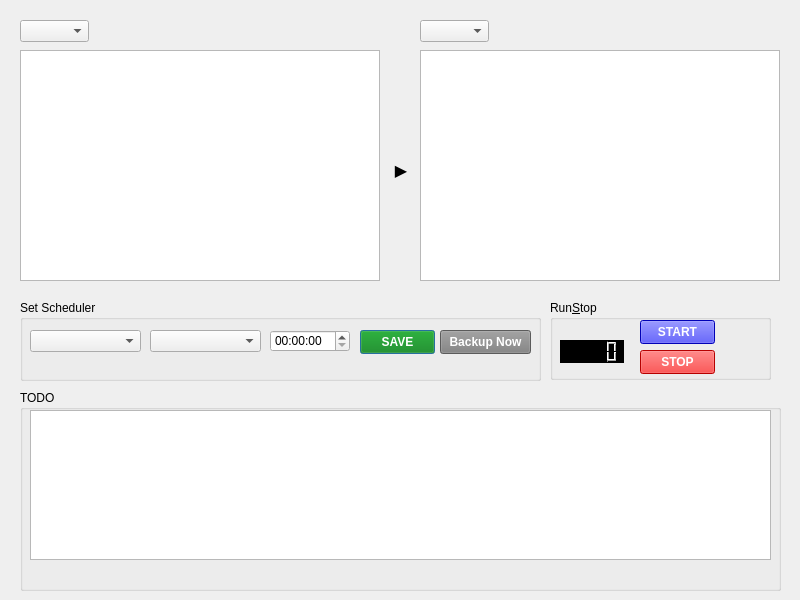
<?xml version="1.0" encoding="UTF-8"?>
<ui version="4.0">
 <class>File</class>
 <widget class="QDialog" name="File">
  <property name="geometry">
   <rect>
    <x>0</x>
    <y>0</y>
    <width>800</width>
    <height>600</height>
   </rect>
  </property>
  <property name="minimumSize">
   <size>
    <width>800</width>
    <height>600</height>
   </size>
  </property>
  <property name="maximumSize">
   <size>
    <width>800</width>
    <height>600</height>
   </size>
  </property>
  <property name="windowTitle">
   <string>File Backup Scheduler</string>
  </property>
  <widget class="QTreeView" name="treeView_tgt">
   <property name="geometry">
    <rect>
     <x>20</x>
     <y>50</y>
     <width>360</width>
     <height>231</height>
    </rect>
   </property>
   <property name="autoFillBackground">
    <bool>true</bool>
   </property>
   <property name="styleSheet">
    <string notr="true"/>
   </property>
   <property name="frameShape">
    <enum>QFrame::StyledPanel</enum>
   </property>
   <property name="sizeAdjustPolicy">
    <enum>QAbstractScrollArea::AdjustToContentsOnFirstShow</enum>
   </property>
  </widget>
  <widget class="QTreeView" name="treeView_dst">
   <property name="geometry">
    <rect>
     <x>420</x>
     <y>50</y>
     <width>360</width>
     <height>231</height>
    </rect>
   </property>
  </widget>
  <widget class="QGroupBox" name="groupBox">
   <property name="geometry">
    <rect>
     <x>20</x>
     <y>390</y>
     <width>761</width>
     <height>201</height>
    </rect>
   </property>
   <property name="title">
    <string>TODO</string>
   </property>
   <widget class="QTableView" name="tableView_todo">
    <property name="geometry">
     <rect>
      <x>10</x>
      <y>20</y>
      <width>741</width>
      <height>150</height>
     </rect>
    </property>
    <property name="iconSize">
     <size>
      <width>10</width>
      <height>10</height>
     </size>
    </property>
    <property name="gridStyle">
     <enum>Qt::SolidLine</enum>
    </property>
    <attribute name="horizontalHeaderDefaultSectionSize">
     <number>150</number>
    </attribute>
   </widget>
  </widget>
  <widget class="QLabel" name="label_3">
   <property name="geometry">
    <rect>
     <x>377</x>
     <y>150</y>
     <width>48</width>
     <height>41</height>
    </rect>
   </property>
   <property name="font">
    <font>
     <pointsize>12</pointsize>
     <weight>50</weight>
     <bold>false</bold>
    </font>
   </property>
   <property name="text">
    <string>▶</string>
   </property>
   <property name="alignment">
    <set>Qt::AlignCenter</set>
   </property>
  </widget>
  <widget class="QGroupBox" name="groupBox_2">
   <property name="geometry">
    <rect>
     <x>20</x>
     <y>300</y>
     <width>521</width>
     <height>81</height>
    </rect>
   </property>
   <property name="title">
    <string>Set Scheduler</string>
   </property>
   <widget class="QPushButton" name="btn_save">
    <property name="geometry">
     <rect>
      <x>340</x>
      <y>30</y>
      <width>75</width>
      <height>24</height>
     </rect>
    </property>
    <property name="sizePolicy">
     <sizepolicy hsizetype="Minimum" vsizetype="Expanding">
      <horstretch>0</horstretch>
      <verstretch>0</verstretch>
     </sizepolicy>
    </property>
    <property name="styleSheet">
     <string notr="true">background-color: green; color: white; font-weight: bold;</string>
    </property>
    <property name="text">
     <string>SAVE</string>
    </property>
   </widget>
   <widget class="QComboBox" name="comb_1">
    <property name="geometry">
     <rect>
      <x>10</x>
      <y>30</y>
      <width>111</width>
      <height>22</height>
     </rect>
    </property>
   </widget>
   <widget class="QComboBox" name="comb_2">
    <property name="geometry">
     <rect>
      <x>130</x>
      <y>30</y>
      <width>111</width>
      <height>22</height>
     </rect>
    </property>
   </widget>
   <widget class="QTimeEdit" name="timeEdit">
    <property name="geometry">
     <rect>
      <x>250</x>
      <y>30</y>
      <width>80</width>
      <height>22</height>
     </rect>
    </property>
    <property name="maximumSize">
     <size>
      <width>80</width>
      <height>16777215</height>
     </size>
    </property>
    <property name="minimumTime">
     <time>
      <hour>0</hour>
      <minute>0</minute>
      <second>0</second>
     </time>
    </property>
    <property name="currentSection">
     <enum>QDateTimeEdit::AmPmSection</enum>
    </property>
    <property name="calendarPopup">
     <bool>true</bool>
    </property>
   </widget>
   <widget class="QPushButton" name="btn_copy">
    <property name="geometry">
     <rect>
      <x>420</x>
      <y>30</y>
      <width>91</width>
      <height>24</height>
     </rect>
    </property>
    <property name="styleSheet">
     <string notr="true">background-color: gray; color: white; font-weight: bold;</string>
    </property>
    <property name="text">
     <string>Backup Now</string>
    </property>
   </widget>
   <widget class="QLabel" name="label_time">
    <property name="geometry">
     <rect>
      <x>330</x>
      <y>30</y>
      <width>48</width>
      <height>21</height>
     </rect>
    </property>
    <property name="text">
     <string/>
    </property>
   </widget>
  </widget>
  <widget class="QComboBox" name="drive_combo_tgt">
   <property name="geometry">
    <rect>
     <x>20</x>
     <y>20</y>
     <width>69</width>
     <height>22</height>
    </rect>
   </property>
  </widget>
  <widget class="QComboBox" name="drive_combo_dst">
   <property name="geometry">
    <rect>
     <x>420</x>
     <y>20</y>
     <width>69</width>
     <height>22</height>
    </rect>
   </property>
  </widget>
  <widget class="QGroupBox" name="groupBox_3">
   <property name="geometry">
    <rect>
     <x>550</x>
     <y>300</y>
     <width>221</width>
     <height>80</height>
    </rect>
   </property>
   <property name="title">
    <string>Run&amp;Stop</string>
   </property>
   <widget class="QPushButton" name="btn_get_status">
    <property name="geometry">
     <rect>
      <x>90</x>
      <y>20</y>
      <width>75</width>
      <height>24</height>
     </rect>
    </property>
    <property name="autoFillBackground">
     <bool>false</bool>
    </property>
    <property name="styleSheet">
     <string notr="true">background-color: blue; color: white; font-weight: bold;</string>
    </property>
    <property name="text">
     <string>START</string>
    </property>
   </widget>
   <widget class="QPushButton" name="btn_stop_status">
    <property name="geometry">
     <rect>
      <x>90</x>
      <y>50</y>
      <width>75</width>
      <height>24</height>
     </rect>
    </property>
    <property name="styleSheet">
     <string notr="true">background-color: red; color: white; font-weight: bold;</string>
    </property>
    <property name="text">
     <string>STOP</string>
    </property>
   </widget>
   <widget class="QLCDNumber" name="lcd_timer">
    <property name="geometry">
     <rect>
      <x>10</x>
      <y>40</y>
      <width>64</width>
      <height>23</height>
     </rect>
    </property>
    <property name="palette">
     <palette>
      <active>
       <colorrole role="WindowText">
        <brush brushstyle="SolidPattern">
         <color alpha="255">
          <red>255</red>
          <green>255</green>
          <blue>255</blue>
         </color>
        </brush>
       </colorrole>
       <colorrole role="Button">
        <brush brushstyle="SolidPattern">
         <color alpha="255">
          <red>0</red>
          <green>0</green>
          <blue>0</blue>
         </color>
        </brush>
       </colorrole>
       <colorrole role="Text">
        <brush brushstyle="SolidPattern">
         <color alpha="255">
          <red>0</red>
          <green>0</green>
          <blue>0</blue>
         </color>
        </brush>
       </colorrole>
       <colorrole role="Base">
        <brush brushstyle="SolidPattern">
         <color alpha="255">
          <red>0</red>
          <green>0</green>
          <blue>0</blue>
         </color>
        </brush>
       </colorrole>
       <colorrole role="Window">
        <brush brushstyle="SolidPattern">
         <color alpha="255">
          <red>0</red>
          <green>0</green>
          <blue>0</blue>
         </color>
        </brush>
       </colorrole>
      </active>
      <inactive>
       <colorrole role="WindowText">
        <brush brushstyle="SolidPattern">
         <color alpha="255">
          <red>255</red>
          <green>255</green>
          <blue>255</blue>
         </color>
        </brush>
       </colorrole>
       <colorrole role="Button">
        <brush brushstyle="SolidPattern">
         <color alpha="255">
          <red>0</red>
          <green>0</green>
          <blue>0</blue>
         </color>
        </brush>
       </colorrole>
       <colorrole role="Text">
        <brush brushstyle="SolidPattern">
         <color alpha="255">
          <red>0</red>
          <green>0</green>
          <blue>0</blue>
         </color>
        </brush>
       </colorrole>
       <colorrole role="Base">
        <brush brushstyle="SolidPattern">
         <color alpha="255">
          <red>0</red>
          <green>0</green>
          <blue>0</blue>
         </color>
        </brush>
       </colorrole>
       <colorrole role="Window">
        <brush brushstyle="SolidPattern">
         <color alpha="255">
          <red>0</red>
          <green>0</green>
          <blue>0</blue>
         </color>
        </brush>
       </colorrole>
      </inactive>
      <disabled>
       <colorrole role="WindowText">
        <brush brushstyle="SolidPattern">
         <color alpha="255">
          <red>120</red>
          <green>120</green>
          <blue>120</blue>
         </color>
        </brush>
       </colorrole>
       <colorrole role="Button">
        <brush brushstyle="SolidPattern">
         <color alpha="255">
          <red>0</red>
          <green>0</green>
          <blue>0</blue>
         </color>
        </brush>
       </colorrole>
       <colorrole role="Text">
        <brush brushstyle="SolidPattern">
         <color alpha="255">
          <red>120</red>
          <green>120</green>
          <blue>120</blue>
         </color>
        </brush>
       </colorrole>
       <colorrole role="Base">
        <brush brushstyle="SolidPattern">
         <color alpha="255">
          <red>0</red>
          <green>0</green>
          <blue>0</blue>
         </color>
        </brush>
       </colorrole>
       <colorrole role="Window">
        <brush brushstyle="SolidPattern">
         <color alpha="255">
          <red>0</red>
          <green>0</green>
          <blue>0</blue>
         </color>
        </brush>
       </colorrole>
      </disabled>
     </palette>
    </property>
    <property name="font">
     <font>
      <family>Arial Black</family>
      <weight>75</weight>
      <bold>true</bold>
     </font>
    </property>
    <property name="styleSheet">
     <string notr="true">background-color: black; font-color: green; font-weight: bold;</string>
    </property>
   </widget>
  </widget>
 </widget>
 <resources/>
 <connections/>
</ui>
